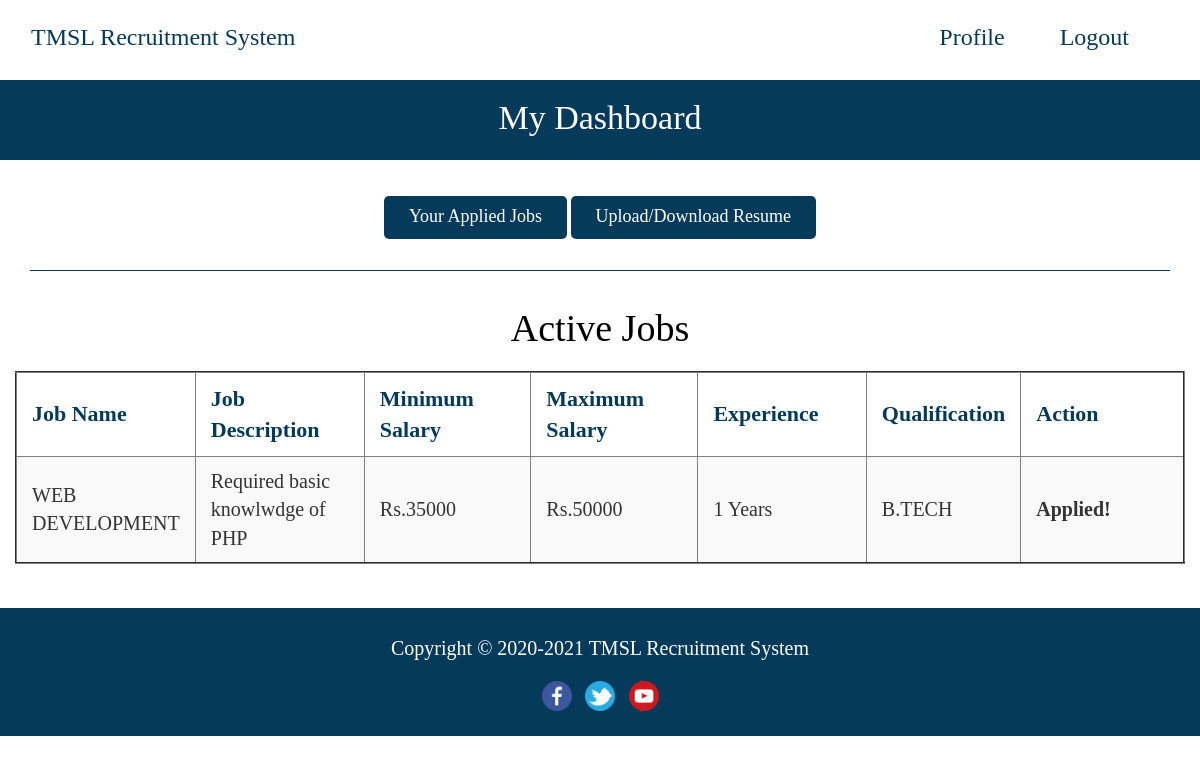
The app's page /user/dashboard.php (signed in) with its own data.
### tables this page shows
CREATE TABLE `job_post` (
  `id_jobpost` int(11) NOT NULL,
  `id_company` int(11) NOT NULL,
  `jobtitle` varchar(255) NOT NULL,
  `description` text NOT NULL,
  `minimumsalary` varchar(255) NOT NULL,
  `maximumsalary` varchar(255) NOT NULL,
  `experience` varchar(255) NOT NULL,
  `qualification` varchar(255) NOT NULL,
  `createdAt` timestamp NOT NULL DEFAULT CURRENT_TIMESTAMP
);

### user/dashboard.php (the view, shortened to what this page needs)
<?php
require_once("../db.php");
?>
<!DOCTYPE html>
<html lang="en">
  <head>
    <link rel="stylesheet" href="https://maxcdn.bootstrapcdn.com/bootstrap/3.3.7/css/bootstrap.min.css">
  </head>
  <body>
  <font face="calibri">
  <section>
    <div class="container">
      <div class="row">
        <header>
          <nav class="navbar navbar-default" style="margin-bottom: 0; height: 80px; background-color: white; border-color: transparent;">
            <div class="container-fluid">
              <div class="navbar-header">
                <a class="navbar-brand" style="font-size: 24px; color: #053a5a; line-height: 42px;" href="../index.php">TMSL Recruitment System</a>
              </div>
              <div class="collapse navbar-collapse" id="bs-example-navbar-collapse-1">
                <ul class="nav navbar-nav navbar-right">
                  <li style="padding-right: 25px;"><a href="profile.php" style="font-size: 24px; color: #053a5a; line-height: 42px;">Profile</a></li>
                  <li style="padding-right: 25px;"><a href="../logout.php" style="font-size: 24px; color: #053a5a; line-height: 42px;">Logout</a></li>
                </ul>
              </div>
            </div>
          </nav>
        </header>
      </div>
    </div>
  </section>
  <div style="background-color: #053a5a; height: 80px;">
    <p style="font-size: 34px; color: white; text-align: center; line-height: 75px;">My Dashboard</p>
  </div>
  <br>
  <br>
    <div class="container">
      <div align="center">
          <a href="applied-jobs.php" style="background-color: #053a5a; border-color: transparent; border-radius: 5px; padding-left: 25px; padding-right: 25px; padding-top: 10px; padding-bottom: 13px; color: white; font-size: 18px; text-decoration: none;">Your Applied Jobs</a>
          <a href="resume.php" style="background-color: #053a5a; border-color: transparent; border-radius: 5px; padding-left: 25px; padding-right: 25px; padding-top: 10px; padding-bottom: 13px; color: white; font-size: 18px; text-decoration: none;">Upload/Download Resume</a>
      </div>
      <Br>
      <hr style="border-color:#053a5a;">
      <div style="height: 80px;">
    <p style="font-size: 38px; color: black; text-align: center; line-height: 75px;">Active Jobs</p>
  </div>
      <div class="row">
            <table border="2px solid #053a5a" class="table-striped" width="100%">
              <thead>
                <th style="padding-left: 15px; padding-right: 15px; font-size: 22px; width: 15%; padding-top: 10px; padding-bottom: 10px; color: #053a5a;">Job Name</th>
                <th style="padding-left: 15px; padding-right: 15px; font-size: 22px; width: 15%; padding-top: 10px; padding-bottom: 10px; color: #053a5a;">Job Description</th>
                <th style="padding-left: 15px; padding-right: 15px; font-size: 22px; width: 15%; padding-top: 10px; padding-bottom: 10px; color: #053a5a;">Minimum Salary</th>
                <th style="padding-left: 15px; padding-right: 15px; font-size: 22px; width: 15%; padding-top: 10px; padding-bottom: 10px; color: #053a5a;">Maximum Salary</th>
                <th style="padding-left: 15px; padding-right: 15px; font-size: 22px; width: 15%; padding-top: 10px; padding-bottom: 10px; color: #053a5a;">Experience</th>
                <th style="padding-left: 15px; padding-right: 15px; font-size: 22px; width: 10%; padding-top: 10px; padding-bottom: 10px; color: #053a5a;">Qualification</th>
                <th style="padding-left: 15px; padding-right: 15px; font-size: 22px; width: 15%; padding-top: 10px; padding-bottom: 10px; color: #053a5a;">Action</th>
              </thead>
              <tbody>
                <?php
                  $sql = "SELECT * FROM job_post";
                  $result = $conn->query($sql);
                  if($result->num_rows > 0) {
                    while($row = $result->fetch_assoc())
                    {
                      $sql1 = "SELECT * FROM apply_job_post WHERE id_user='$_SESSION[id_user]' AND id_jobpost='$row[id_jobpost]'";
                      $result1 = $conn->query($sql1);
                     ?>
                      <tr>
                        <td style="padding-left: 15px; padding-right: 15px; font-size: 20px; width: 15%; padding-top: 10px; padding-bottom: 10px;"><?php echo $row['jobtitle']; ?></td>
                        <td style="padding-left: 15px; padding-right: 15px; font-size: 20px; width: 15%; padding-top: 10px; padding-bottom: 10px;"><?php echo $row['description']; ?></td>
                        <td style="padding-left: 15px; padding-right: 15px; font-size: 20px; width: 15%; padding-top: 10px; padding-bottom: 10px;">Rs.<?php echo $row['minimumsalary']; ?></td>
                        <td style="padding-left: 15px; padding-right: 15px; font-size: 20px; width: 15%; padding-top: 10px; padding-bottom: 10px;">Rs.<?php echo $row['maximumsalary']; ?></td>
                        <td style="padding-left: 15px; padding-right: 15px; font-size: 20px; width: 15%; padding-top: 10px; padding-bottom: 10px;"><?php echo $row['experience']; ?> Years</td>
                        <td style="padding-left: 15px; padding-right: 15px; font-size: 20px; width: 10%; padding-top: 10px; padding-bottom: 10px;"><?php echo $row['qualification']; ?></td>
                        <?php
                        if($result1->num_rows > 0) {
                          ?>
                            <td style="padding-left: 15px; padding-right: 15px; font-size: 20px; width: 15%; padding-top: 10px; padding-bottom: 10px;"><strong>Applied!</strong></td>
                          <?php
                        } else {
                       ?>
                       <td style="padding-left: 15px; padding-right: 15px; font-size: 20px; width: 15%; padding-top: 10px; padding-bottom: 10px;"><a href="apply-job-post.php?id=<?php echo $row['id_jobpost']; ?>">Apply</a></td>
                       <?php } ?>
                      </tr>
                     <?php
                    }
                  }
                ?>
              </tbody>
            </table>
          </div>
        </div>
          <br><br>
<footer id="footer" style="background-color: #053a5a; height: 80px;">
    <p style="color:white; font-size: 20px; line-height: 80px; text-align: center;">
      Copyright &copy; 2020-2021 <a href="index.php" style="color:white;">TMSL Recruitment System </a>
    </p>
    <div align="center" style="background-color: #053a5a; margin-top: -1.4%; height: 55px;">
      <a href="https://www.facebook.com/tigkolkata" target="_blank"><img src="../img/facebook.png" style="width: 30px; height: 30px; margin-left: 5px; margin-right: 5px;" /></a>
      <a href="https://twitter.com/tiukolkata" target="_blank"><img src="../img/twitter.png" style="width: 30px; height: 30px; margin-left: 5px; margin-right: 5px;" /></a>
      <a href="https://www.youtube.com/user/technoindiagroup" target="_blank"><img src="../img/youtube.png" style="width: 30px; height: 30px; margin-left: 5px; margin-right: 5px;" /></a>
    </div>
  </footer>
  </font>
  </body>
</html>

### records on screen
job_post: jobtitle "WEB DEVELOPMENT", description "Required basic knowlwdge of PHP", minimumsalary "35000", maximumsalary "50000", experience "1", qualification "B.TECH"
